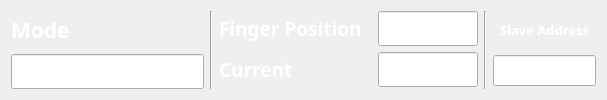
     <widget class="QWidget" name="right_status" native="true">
      <property name="maximumSize">
       <size>
        <width>16777215</width>
        <height>106</height>
       </size>
      </property>
      <property name="font">
       <font>
        <family>Noto Sans KR Medium</family>
       </font>
      </property>
      <layout class="QGridLayout" name="gridLayout">
       <item row="0" column="0">
        <layout class="QVBoxLayout" name="verticalLayout_3">
         <item>
          <widget class="QLabel" name="label_2">
           <property name="maximumSize">
            <size>
             <width>16777215</width>
             <height>37</height>
            </size>
           </property>
           <property name="palette">
            <palette>
             <active>
              <colorrole role="WindowText">
               <brush brushstyle="SolidPattern">
                <color alpha="255">
                 <red>255</red>
                 <green>255</green>
                 <blue>255</blue>
                </color>
               </brush>
              </colorrole>
             </active>
             <inactive>
              <colorrole role="WindowText">
               <brush brushstyle="SolidPattern">
                <color alpha="255">
                 <red>255</red>
                 <green>255</green>
                 <blue>255</blue>
                </color>
               </brush>
              </colorrole>
             </inactive>
             <disabled>
              <colorrole role="WindowText">
               <brush brushstyle="SolidPattern">
                <color alpha="255">
                 <red>190</red>
                 <green>190</green>
                 <blue>190</blue>
                </color>
               </brush>
              </colorrole>
             </disabled>
            </palette>
           </property>
           <property name="font">
            <font>
             <family>Noto Sans KR Medium</family>
             <pointsize>16</pointsize>
             <bold>true</bold>
            </font>
           </property>
           <property name="text">
            <string>Mode</string>
           </property>
          </widget>
         </item>
         <item>
          <widget class="QLineEdit" name="lineEdit_monitor_mode">
           <property name="font">
            <font>
             <family>Noto Sans KR Medium</family>
             <pointsize>14</pointsize>
             <bold>true</bold>
            </font>
           </property>
           <property name="readOnly">
            <bool>true</bool>
           </property>
          </widget>
         </item>
        </layout>
       </item>
       <item row="0" column="2">
        <layout class="QHBoxLayout" name="horizontalLayout">
         <item>
          <layout class="QFormLayout" name="formLayout">
           <item row="0" column="0">
            <widget class="QLabel" name="label_3">
             <property name="sizePolicy">
              <sizepolicy hsizetype="Preferred" vsizetype="Expanding">
               <horstretch>0</horstretch>
               <verstretch>0</verstretch>
              </sizepolicy>
             </property>
             <property name="palette">
              <palette>
               <active>
                <colorrole role="WindowText">
                 <brush brushstyle="SolidPattern">
                  <color alpha="255">
                   <red>255</red>
                   <green>255</green>
                   <blue>255</blue>
                  </color>
                 </brush>
                </colorrole>
               </active>
               <inactive>
                <colorrole role="WindowText">
                 <brush brushstyle="SolidPattern">
                  <color alpha="255">
                   <red>255</red>
                   <green>255</green>
                   <blue>255</blue>
                  </color>
                 </brush>
                </colorrole>
               </inactive>
               <disabled>
                <colorrole role="WindowText">
                 <brush brushstyle="SolidPattern">
                  <color alpha="255">
                   <red>190</red>
                   <green>190</green>
                   <blue>190</blue>
                  </color>
                 </brush>
                </colorrole>
               </disabled>
              </palette>
             </property>
             <property name="font">
              <font>
               <family>Noto Sans KR Medium</family>
               <pointsize>14</pointsize>
               <bold>true</bold>
              </font>
             </property>
             <property name="text">
              <string>Finger Position  </string>
             </property>
            </widget>
           </item>
           <item row="0" column="1">
            <widget class="QLineEdit" name="lineEdit_monitor_finger_position">
             <property name="sizePolicy">
              <sizepolicy hsizetype="Maximum" vsizetype="Fixed">
               <horstretch>0</horstretch>
               <verstretch>0</verstretch>
              </sizepolicy>
             </property>
             <property name="maximumSize">
              <size>
               <width>100</width>
               <height>16777215</height>
              </size>
             </property>
             <property name="font">
              <font>
               <family>Noto Sans KR Medium</family>
               <pointsize>14</pointsize>
               <bold>true</bold>
              </font>
             </property>
             <property name="alignment">
              <set>Qt::AlignCenter</set>
             </property>
             <property name="readOnly">
              <bool>true</bool>
             </property>
            </widget>
           </item>
           <item row="1" column="0">
            <widget class="QLabel" name="label_4">
             <property name="sizePolicy">
              <sizepolicy hsizetype="Preferred" vsizetype="Expanding">
               <horstretch>0</horstretch>
               <verstretch>0</verstretch>
              </sizepolicy>
             </property>
             <property name="palette">
              <palette>
               <active>
                <colorrole role="WindowText">
                 <brush brushstyle="SolidPattern">
                  <color alpha="255">
                   <red>255</red>
                   <green>255</green>
                   <blue>255</blue>
                  </color>
                 </brush>
                </colorrole>
               </active>
               <inactive>
                <colorrole role="WindowText">
                 <brush brushstyle="SolidPattern">
                  <color alpha="255">
                   <red>255</red>
                   <green>255</green>
                   <blue>255</blue>
                  </color>
                 </brush>
                </colorrole>
               </inactive>
               <disabled>
                <colorrole role="WindowText">
                 <brush brushstyle="SolidPattern">
                  <color alpha="255">
                   <red>190</red>
                   <green>190</green>
                   <blue>190</blue>
                  </color>
                 </brush>
                </colorrole>
               </disabled>
              </palette>
             </property>
             <property name="font">
              <font>
               <family>Noto Sans KR Medium</family>
               <pointsize>14</pointsize>
               <bold>true</bold>
              </font>
             </property>
             <property name="text">
              <string>Current</string>
             </property>
            </widget>
           </item>
           <item row="1" column="1">
            <widget class="QLineEdit" name="lineEdit_monitor_current">
             <property name="sizePolicy">
              <sizepolicy hsizetype="Maximum" vsizetype="Fixed">
               <horstretch>0</horstretch>
               <verstretch>0</verstretch>
              </sizepolicy>
             </property>
             <property name="maximumSize">
              <size>
               <width>100</width>
               <height>16777215</height>
              </size>
             </property>
             <property name="font">
              <font>
               <family>Noto Sans KR Medium</family>
               <pointsize>14</pointsize>
               <bold>true</bold>
              </font>
             </property>
             <property name="alignment">
              <set>Qt::AlignCenter</set>
             </property>
             <property name="readOnly">
              <bool>true</bool>
             </property>
            </widget>
           </item>
          </layout>
         </item>
         <item>
          <widget class="Line" name="line_4">
           <property name="font">
            <font>
             <family>Noto Sans KR Medium</family>
            </font>
           </property>
           <property name="orientation">
            <enum>Qt::Vertical</enum>
           </property>
          </widget>
         </item>
         <item>
          <layout class="QVBoxLayout" name="verticalLayout_9">
           <item>
            <widget class="QLabel" name="label_5">
             <property name="maximumSize">
              <size>
               <width>16777215</width>
               <height>32</height>
              </size>
             </property>
             <property name="palette">
              <palette>
               <active>
                <colorrole role="WindowText">
                 <brush brushstyle="SolidPattern">
                  <color alpha="255">
                   <red>255</red>
                   <green>255</green>
                   <blue>255</blue>
                  </color>
                 </brush>
                </colorrole>
               </active>
               <inactive>
                <colorrole role="WindowText">
                 <brush brushstyle="SolidPattern">
                  <color alpha="255">
                   <red>255</red>
                   <green>255</green>
                   <blue>255</blue>
                  </color>
                 </brush>
                </colorrole>
               </inactive>
               <disabled>
                <colorrole role="WindowText">
                 <brush brushstyle="SolidPattern">
                  <color alpha="255">
                   <red>190</red>
                   <green>190</green>
                   <blue>190</blue>
                  </color>
                 </brush>
                </colorrole>
               </disabled>
              </palette>
             </property>
             <property name="font">
              <font>
               <family>Noto Sans KR Medium</family>
               <pointsize>10</pointsize>
               <bold>true</bold>
              </font>
             </property>
             <property name="text">
              <string>Slave Address</string>
             </property>
             <property name="alignment">
              <set>Qt::AlignCenter</set>
             </property>
            </widget>
           </item>
           <item>
            <widget class="QLineEdit" name="lineEdit_current_slave_addr">
             <property name="sizePolicy">
              <sizepolicy hsizetype="Maximum" vsizetype="Fixed">
               <horstretch>0</horstretch>
               <verstretch>0</verstretch>
              </sizepolicy>
             </property>
             <property name="maximumSize">
              <size>
               <width>103</width>
               <height>16777215</height>
              </size>
             </property>
             <property name="font">
              <font>
               <family>Noto Sans KR Medium</family>
               <pointsize>12</pointsize>
               <bold>true</bold>
              </font>
             </property>
             <property name="alignment">
              <set>Qt::AlignCenter</set>
             </property>
             <property name="readOnly">
              <bool>true</bool>
             </property>
            </widget>
           </item>
          </layout>
         </item>
        </layout>
       </item>
       <item row="0" column="1">
        <widget class="Line" name="line">
         <property name="font">
          <font>
           <family>Noto Sans KR Medium</family>
          </font>
         </property>
         <property name="orientation">
          <enum>Qt::Vertical</enum>
         </property>
        </widget>
       </item>
      </layout>
     </widget>
